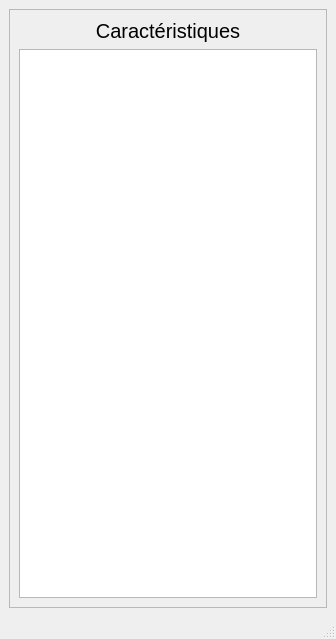
<?xml version="1.0" encoding="UTF-8"?>
<ui version="4.0">
 <class>MainWindow</class>
 <widget class="QMainWindow" name="MainWindow">
  <property name="geometry">
   <rect>
    <x>0</x>
    <y>0</y>
    <width>336</width>
    <height>639</height>
   </rect>
  </property>
  <property name="windowTitle">
   <string>MainWindow</string>
  </property>
  <widget class="QWidget" name="centralwidget">
   <layout class="QGridLayout" name="gridLayout">
    <item row="0" column="0">
     <widget class="QFrame" name="frame">
      <property name="frameShape">
       <enum>QFrame::StyledPanel</enum>
      </property>
      <property name="frameShadow">
       <enum>QFrame::Raised</enum>
      </property>
      <layout class="QGridLayout" name="gridLayout_2">
       <item row="0" column="0">
        <layout class="QVBoxLayout" name="verticalLayout">
         <item>
          <widget class="QLabel" name="label">
           <property name="font">
            <font>
             <pointsize>15</pointsize>
            </font>
           </property>
           <property name="text">
            <string>Caractéristiques</string>
           </property>
           <property name="textFormat">
            <enum>Qt::AutoText</enum>
           </property>
           <property name="alignment">
            <set>Qt::AlignCenter</set>
           </property>
          </widget>
         </item>
         <item>
          <widget class="QTableView" name="CaracsTable"/>
         </item>
        </layout>
       </item>
      </layout>
     </widget>
    </item>
   </layout>
  </widget>
  <widget class="QMenuBar" name="menubar">
   <property name="geometry">
    <rect>
     <x>0</x>
     <y>0</y>
     <width>336</width>
     <height>21</height>
    </rect>
   </property>
  </widget>
  <widget class="QStatusBar" name="statusbar"/>
 </widget>
 <resources/>
 <connections/>
</ui>
